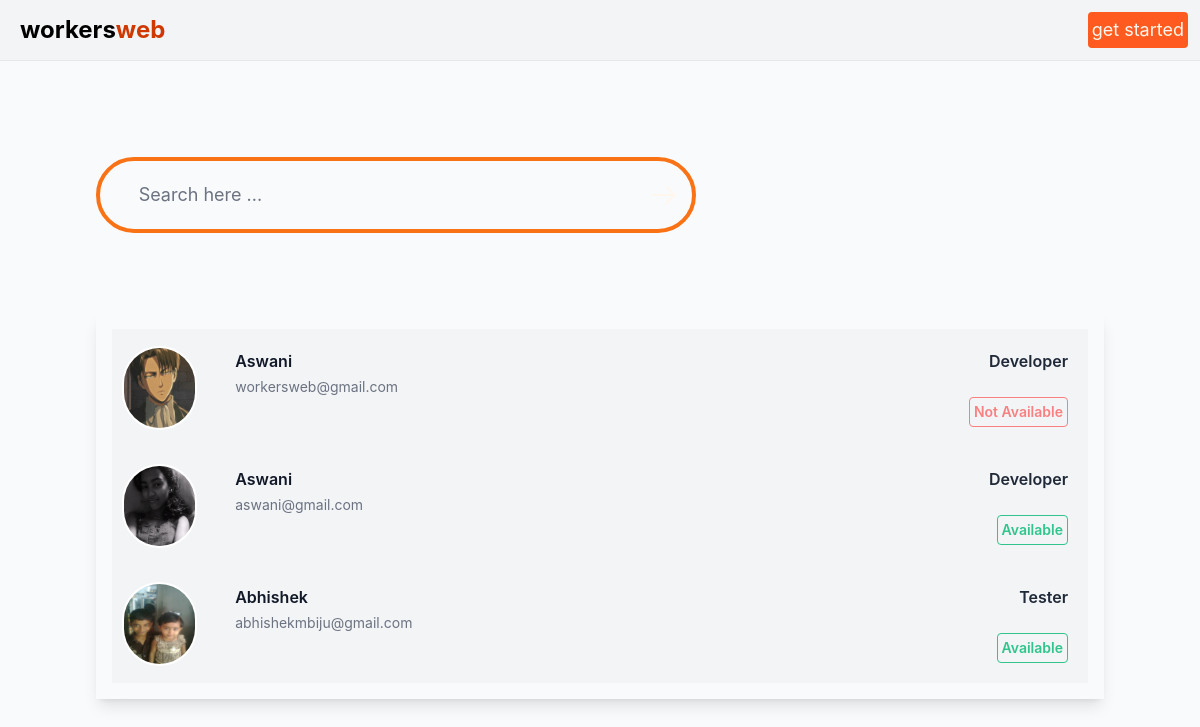
The app's page /find_worker/ with its own data.
### main/models.py (models this page shows, shortened)
class Worker(models.Model):
    user_id = models.ForeignKey(User,on_delete=models.CASCADE)
    name = models.CharField(max_length=255)
    avatar = models.ImageField(upload_to='uploads/avatars')
    district = models.CharField(max_length=255)
    city = models.CharField(max_length=255)
    street_address = models.TextField()
    pin = models.CharField(max_length=6)
    phone_no = models.CharField(max_length=15)
    experience = models.IntegerField()
    job_title = models.CharField(max_length=255)
    resume = models.FileField(upload_to="uploads/resume")
    notification = models.BooleanField(default=False)
    is_available= models.BooleanField(default=True)

class User(AbstractBaseUser, PermissionsMixin):
    id = models.UUIDField(primary_key=True, default=uuid.uuid4, editable=False)
    email = models.EmailField(unique=True)
    username = models.CharField(max_length=255,null=True,blank=True)
    is_active = models.BooleanField(default=True)
    is_superuser = models.BooleanField(default=False)
    is_worker = models.BooleanField(default=False)
    is_staff = models.BooleanField(default=False)
    date_joined = models.DateTimeField(auto_now_add=True)
    last_login = models.DateTimeField(blank=True, null=True)
    objects = CustomUserManager()
    USERNAME_FIELD = 'email'
    EMAIL_FIELD = 'email'
    REQUIRED_FIELDS = ['username']

### main/views.py (the view)
# urls.py: path('find_worker/',find_worker,name="find_worker"),
def find_worker(request):
  if request.method == "POST":
    search_key = request.POST.get('search_key')
    print(search_key)
    workers = Worker.objects.filter(name__contains=search_key)
    if not workers:
      print('kskd')
      workers = Worker.objects.filter(job_title__contains=search_key)
  elif request.method == "GET":
    workers = Worker.objects.all()
  for i in workers:
    print(i.avatar.url)
  return render(request,'findworker.html',{'workers': workers})

### template/findworker.html (shortened to what this page needs)
{% extends 'layout.html' %}
{% block 'container' %}
<div class="p-24">
  <form class="" action="" method="POST" accept-charset="utf-8" >
    <div class="flex border-4 border-orange-500 p-3 items-center justify-between rounded-full max-w-[600px] ">
      <input type="search" name="search_key" id="" value=""  placeholder="Search here ..." class="outline-0 border-none bg-transparent w-full text-lg "/>
      <button type="submit" class="bg-orange-600  text-orange-50 rounded-full">
        <svg xmlns="http://www.w3.org/2000/svg" width="2em" height="2em" viewBox="0 0 32 32"><path fill="currentColor" d="m18.72 6.78l-1.44 1.44L24.063 15H4v2h20.063l-6.782 6.78l1.44 1.44l8.5-8.5l.686-.72l-.687-.72z"/></svg>
      </button>
    </div>
  </form>
  <div class="mt-20 shadow-lg bg-gray-50 p-4 ">
    <ul role="list" class="divide-y divide-gray-200 space-y-3">
      {% for worker in workers %}
      {% if not worker.user_id.id == request.user.id %}
       <a href="{% url 'worker' worker.id %}" >
      <li class="flex space-x-6 bg-gray-100 hover:bg-gray-200 p-2 ">
        <div class="flex items-center justify-center p-1">
          <img class="h-20 w-20 rounded-full ring-2 ring-white" src="{{ worker.avatar.url }}" alt="">
        </div>
        <div class=" flex flex-col p-3 w-full">
        <div class="flex w-full  justify-between">
        <p class="text-md font-semibold leading-6 text-gray-900">{{ worker.name }}</p>
        <p class="font-semibold leading-6 text-gray-800">
          {{ worker.job_title }}
        </p>
        </div>
        <p class="mt-1 truncate text-sm leading-5 text-gray-500">{{ worker.user_id.email }}</p>
        {% if worker.is_available %}
        <span class="p-1 ml-auto border font-semibold border-green-400 rounded text-green-400 text-sm ">Available</span>
        {% else %}
           <span class="p-1 ml-auto border font-semibold border-red-400 rounded text-red-400 text-sm ">Not Available</span>
        {% endif %}
      </div>
      </li>
      </a>
      {% endif %}
      {% endfor %}
    </ul>
  </div>
</div>
{% endblock %}

### records on screen
Worker: avatar (picture), name "Aswani", job_title "Developer", user_id.email "workersweb@gmail.com", is_available "Not Available"
Worker: avatar (picture), name "Aswani", job_title "Developer", user_id.email "aswani@gmail.com", is_available "Available"
Worker: avatar (picture), name "Abhishek", job_title "Tester", user_id.email "abhishekmbiju@gmail.com", is_available "Available"
